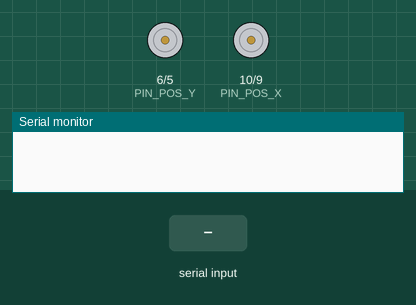
A program run on a simulated Arduino Uno, built with avr-gcc and run on an emulated ATmega328P. Parts: motor-driver pin pairs drawn as motors (green arrow = first pin HIGH = forward, orange = second pin HIGH = backward, longer = more drive), the last lines printed to the serial monitor. The test bench sets the inputs (shaded band).

Above: at 1.2 s.
1.3 s: "90,45\n" received over Serial
At 2.3 s:
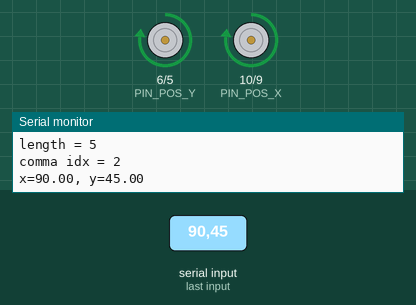
3.1 s: "1,90,45\n" received over Serial
At 3.27 s:
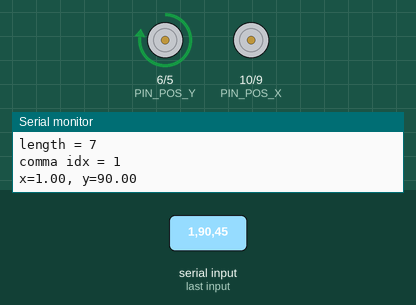
6.1 s: "0\n" received over Serial
Timing chart, 0 to 15.1 s (numbered marks = the images above; inputs shaded):
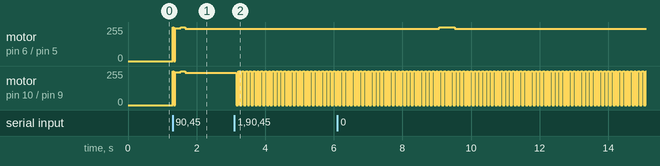

The program:

main.cpp
```cpp
#include <Arduino.h>

const int PIN_POS_X = 10;
const int PIN_NEG_X = 9;
const int PIN_POS_Y = 6;
const int PIN_NEG_Y = 5;

// added for blinking
const int Pins[4] = {PIN_POS_X, PIN_NEG_X, PIN_POS_Y, PIN_NEG_Y};
bool ledState[4] = {false, false, false, false};
unsigned long lastToggle[4] = {0, 0, 0, 0};
uint8_t targetPWM[4] = {0, 0, 0, 0};
const float MAX_INPUT = 2.0f;

void blinkUpdate();
void blinkUpdate1();

void setup()
{
  Serial.begin(115200);
  // Serial.setTimeout(5);
  for (int i = 0; i < 4; i++)
  {
    pinMode(Pins[i], OUTPUT);
    analogWrite(Pins[i], 0); // fix bug: some will light up when the game begin
  }
  // Serial.println("Ready. Enter x,y (e.g. 1,1):");
}

void loop()
{
  if (Serial.available())
  {
    String line = Serial.readStringUntil('\n');
    line.trim();
    Serial.print("raw line = '"); Serial.print(line); Serial.println("'");
    Serial.print("length = "); Serial.println(line.length());
    int comma = line.indexOf(',');
    Serial.print("comma idx = "); Serial.println(comma);

    if (comma > 0)
    {
      float x = line.substring(0, comma).toFloat();
      float y = line.substring(comma + 1).toFloat();
      float fx = abs(x) / MAX_INPUT;
      float fy = abs(y) / MAX_INPUT;
      Serial.print("x="); Serial.print(x);
      Serial.print(", y="); Serial.println(y);
      if (fx > 1.0f)
        fx = 1.0f;
      if (fy > 1.0f)
        fy = 1.0f;

      // map to PWM
      uint8_t pwmX = uint8_t(fx * 255);
      uint8_t pwmY = uint8_t(fy * 255);

      targetPWM[0] = (x > 0) ? pwmX : 0;
      targetPWM[1] = (x < 0) ? pwmX : 0;
      targetPWM[2] = (y > 0) ? pwmY : 0;
      targetPWM[3] = (y < 0) ? pwmY : 0;
    }
  }
  blinkUpdate1();
  // analogWrite(PIN_POS_X, 64);

}
void blinkUpdate1() {
  unsigned long now = millis();
  const unsigned long MAX_PERIOD = 200; // 5Hz, if weak too strong, then turn it up
  const unsigned long MIN_PERIOD = 20; // 50Hz , if 10, then feels continuous
  const unsigned long MIN_ON  = 1;

  for (int i = 0; i < 4; i++) {
    uint8_t t = targetPWM[i];
    if (!t) {
      analogWrite(Pins[i], 0);
      ledState[i] = false;
      lastToggle[i] = now;
      continue;
    }
    unsigned long period = map(t, 0, 255, MAX_PERIOD, MIN_PERIOD);
    if (period < MIN_PERIOD) period = MIN_PERIOD; // ensure period is not too short
    if (period > MAX_PERIOD) period = MAX_PERIOD; // ensure period is not too
    unsigned long onTime = map(t, 0, 255, MIN_ON, period - MIN_ON);
    unsigned long offTime = period - onTime;
    unsigned long elapsed = now - lastToggle[i];

    if (ledState[i]) {
      if (elapsed >= onTime) {
        ledState[i] = false;
        lastToggle[i] = now;
      }
    } else {
      if (elapsed >= offTime) {
        ledState[i] = true;
        lastToggle[i] = now;
      }
    }
    analogWrite(Pins[i], ledState[i] ? 255 : 0);
  }
}
void blinkUpdate()
{
  unsigned long now = millis();
  const unsigned long envelopeFreq = 10;
  const unsigned long period = 1000 / envelopeFreq;
  const unsigned long MIN_ON = 20;

  for (int i = 0; i < 4; i++)
  {
    uint8_t t = targetPWM[i];
    // if (t < 25)
    // {
    //   ledState[i] = false;
    //   analogWrite(Pins[i], 0);
    //   continue;
    // }
    if (t == 0) // no light
    {
      ledState[i] = false;
      analogWrite(Pins[i], 0);
      continue;
    }


  //   unsigned long interval = map(t, 0, 255, 400, 10);

  //   if (now - lastToggle[i] >= interval) // we need to wait at least "interval" time to toggle
  //   {
  //     lastToggle[i] = now;        // set the last timestamp to be now
  //     ledState[i] = !ledState[i]; // toggle on/off->off/on
  //   }

  //   analogWrite(Pins[i], ledState[i] ? t : 0);
  // }
    // 2nd version:

    unsigned long onTime = map(t, 0, 255, MIN_ON, period - MIN_ON); // map to on time
    if (onTime < MIN_ON) onTime = MIN_ON;
    unsigned long offTime = period - onTime;
    unsigned long elapsed = now - lastToggle[i];
    if (ledState[i]) {
      if (elapsed >= onTime) {
        ledState[i] = false;
        lastToggle[i] = now;
      }
    } else {
      if (elapsed >= offTime) {
        ledState[i] = true;
        lastToggle[i] = now;
      }
    }
    // unsigned long duration = ledState[i] ? onTime : offTime;

    // if (now - lastToggle[i] >= duration) // we need to wait at least "interval" time to toggle
    // {
    //   lastToggle[i] = now;        // set the last timestamp to be now
    //   ledState[i] = !ledState[i]; // toggle on/off->off/on
    // }
    if (ledState[i] && t > 0) Serial.print("PWM t = "), Serial.println(t);
    analogWrite(Pins[i], ledState[i] ? t : 0);
  }
}
```

Measured:
- after the input at 1.3 s, motor on pin 6 (PIN_POS_Y) / pin 5 (PIN_NEG_Y), motor on pin 10 (PIN_POS_X) / pin 9 (PIN_NEG_X): stopped → forward 244/255 at once, → forward 255/255 0.24 s later, → forward 242/255 0.13 s later
- after the input at 3.1 s, motor on pin 10 (PIN_POS_X) / pin 9 (PIN_NEG_X): alternates forward 255/255 for 0.06 s and stopped for 0.06 s, starting after 0.05 s
